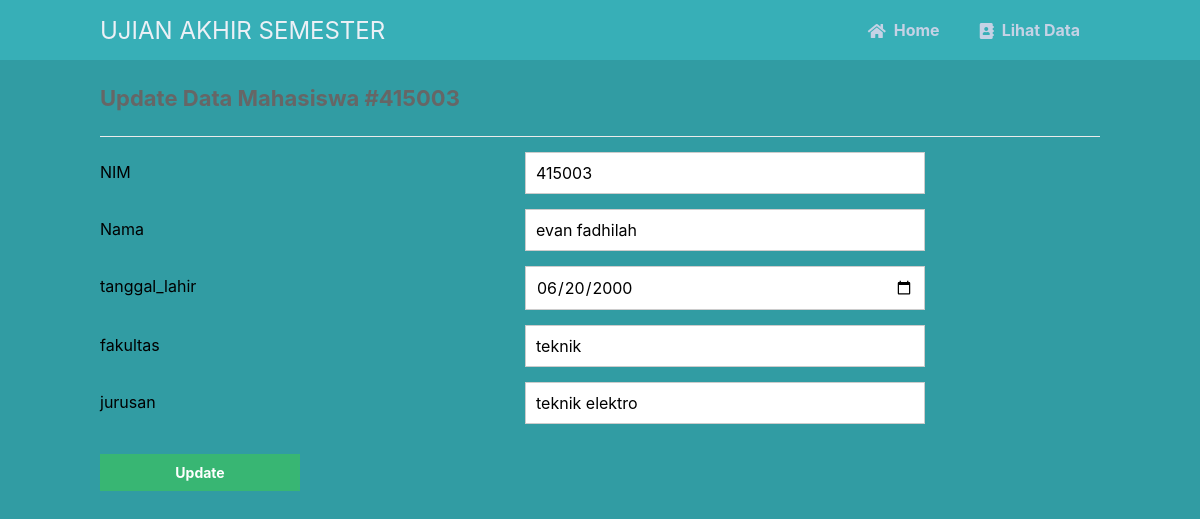
The page /update.php?id=415003 on the database its author committed.
### tables this page shows
CREATE TABLE `mahasiswa` (
  `id` int(11) NOT NULL,
  `nama` varchar(25) NOT NULL,
  `tanggal_lahir` date NOT NULL,
  `fakultas` varchar(25) NOT NULL,
  `jurusan` varchar(25) NOT NULL
);

### update.php (the view, shortened to what this page needs)
<?php
include 'functions.php';
$pdo = pdo_connect_mysql();
if (isset($_GET['id'])) {
    $stmt = $pdo->prepare('SELECT * FROM mahasiswa WHERE id = ?');
    $stmt->execute([$_GET['id']]);
    $contact = $stmt->fetch(PDO::FETCH_ASSOC);
} else {
    exit('No NIM specified!');
}
?>
<?=template_header('Read')?>
<div class="content update">
	<h2>Update Data Mahasiswa #<?=$contact['id']?></h2>
    <form action="update.php?id=<?=$contact['id']?>" method="post">
        <label for="id">NIM</label>
        <input type="text" name="id" value="<?=$contact['id']?>" id="id">
        <label for="nama">Nama</label>
        <input type="text" name="nama" value="<?=$contact['nama']?>" id="nama">
        <label for="tanggal_lahir">tanggal_lahir</label>
        <input type="date" name="tanggal_lahir" value="<?=$contact['tanggal_lahir']?>" id="tanggal_lahir">
        <label for="fakultas">fakultas</label>
        <input type="text" name="fakultas" value="<?=$contact['fakultas']?>" id="fakultas">
        <label for="jurusan">jurusan</label>
        <input type="text" name="jurusan" value="<?=$contact['jurusan']?>" id="jurusan">
        <input type="submit" value="Update">
    </form>
</div>
<?=template_footer()?>

### style.css (style rules this page uses)
* { box-sizing: border-box; font-family: -apple-system, BlinkMacSystemFont, "segoe ui", roboto, oxygen, ubuntu, cantarell, "fira sans", "droid sans", "helvetica neue", Arial, sans-serif; font-size: 16px; -webkit-font-smoothing: antialiased; -moz-osx-font-smoothing: grayscale; }
body { background-color: #319ca3; margin: 0; }
.content { width: 1000px; margin: 0 auto; }
.content h2 { margin: 0; padding: 25px 0; font-size: 22px; border-bottom: 1px solid #ebebeb; color: #666666; }
.update form { padding: 15px 0; display: flex; flex-flow: wrap; }
.update form label { display: inline-flex; width: 400px; padding: 10px 0; margin-right: 25px; }
.update form input { padding: 10px; width: 400px; margin-right: 25px; margin-bottom: 15px; border: 1px solid #cccccc; }
.update form input[type="submit"] { display: block; background-color: #38b673; border: 0; font-weight: bold; font-size: 14px; color: #FFFFFF; cursor: pointer; width: 200px; margin-top: 15px; }

### rows shown on the page
mahasiswa: id "415003", nama "evan fadhilah", tanggal_lahir "06/20/2000", fakultas "teknik", jurusan "teknik elektro"
